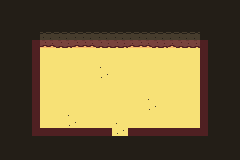

This is a level from a 2D game, rendered from its Tiled map with the project's own tilesets. A one-line summary and the map file follow, with tile-layer data summarised:
An orthogonal 30x20 tile map with 8x8 px tiles, 4 tile layers (Background, Tilemap, Overlay, Collisions), 2 tilesets and 4 objects (3x solid, teleport).

<map version="1.0" orientation="orthogonal" renderorder="right-down" width="30" height="20" tilewidth="8" tileheight="8" nextobjectid="25">
 <tileset firstgid="1" name="tiles" tilewidth="8" tileheight="8" tilecount="1920">
  <image source="../tilesets/tileset.png" trans="ff00ff" width="240" height="512" />
  <tile id="1">
   <properties>
    <property name="height" value="2" />
   </properties>
  </tile>
 </tileset>
 <tileset firstgid="1921" name="Decoration" tilewidth="32" tileheight="48" tilecount="10">
  <tile id="0">
   <properties>
    <property name="mask" value="16,16" />
    <property name="maskOffset" value="8,24" />
    <property name="offset" value="8,32" />
    <property name="size" value="16,16" />
   </properties>
   <image width="32" height="48" source="../tilesets/detail/cactus.png" />
  </tile>
  <tile id="1">
   <properties>
    <property name="mask" value="16,16" />
    <property name="maskOffset" value="8,24" />
    <property name="offset" value="8,32" />
    <property name="size" value="16,16" />
   </properties>
   <image width="32" height="48" source="../tilesets/detail/othercactus.png" />
  </tile>
  <tile id="2">
   <image width="32" height="32" source="../tilesets/detail/barrel.png" />
  </tile>
  <tile id="3">
   <image width="16" height="24" source="../tilesets/detail/cactus-16.png" />
  </tile>
  <tile id="4">
   <properties>
    <property name="offset" value="0,24" />
    <property name="size" value="16,8" />
   </properties>
   <image width="16" height="32" source="../tilesets/detail/cactus-24.png" />
  </tile>
  <tile id="5">
   <properties>
    <property name="offset" value="0,32" />
    <property name="size" value="16,8" />
   </properties>
   <image width="16" height="40" source="../tilesets/detail/cactus-32.png" />
  </tile>
  <tile id="6">
   <image width="16" height="24" source="../tilesets/detail/crate.png" />
  </tile>
  <tile id="7">
   <image width="16" height="24" source="../tilesets/detail/stump-24.png" />
  </tile>
  <tile id="8">
   <image width="16" height="32" source="../tilesets/detail/stump-32.png" />
  </tile>
  <tile id="9">
   <image width="16" height="40" source="../tilesets/detail/stump-40.png" />
  </tile>
 </tileset>
 <layer name="Background" width="30" height="20">
  <properties>
   <property name="tileset" value="tiles" />
  </properties>
  <data>[600 cells, 0 non-empty, 0 distinct tile ids]</data>
 </layer>
 <layer name="Tilemap" width="30" height="20">
  <properties>
   <property name="tileset" value="tiles" />
  </properties>
  <data>[600 cells, 600 non-empty, 14 distinct tile ids]</data>
 </layer>
 <layer name="Overlay" width="30" height="20">
  <properties>
   <property name="overlay" value="true" />
   <property name="tileset" value="tiles" />
  </properties>
  <data>[600 cells, 0 non-empty, 0 distinct tile ids]</data>
 </layer>
 <layer name="Collisions" width="30" height="20" opacity="0.2">
  <properties>
   <property name="solid" value="true" />
   <property name="tileset" value="tiles" />
  </properties>
  <data>[600 cells, 62 non-empty, 1 distinct tile ids]</data>
 </layer>
 <objectgroup name="Things">
  <object id="13" type="solid" gid="1925" x="160" y="96" width="16" height="32" />
  <object id="19" type="solid" gid="1925" x="64" y="96" width="16" height="32" />
  <object id="20" name="w0m0d1-w0i1" type="teleport" x="112" y="136" width="16" height="8">
   <properties>
    <property name="target" value="w0m0" />
   </properties>
  </object>
  <object id="23" type="solid" gid="1923" x="104" y="80" width="32" height="32" />
 </objectgroup>
</map>
